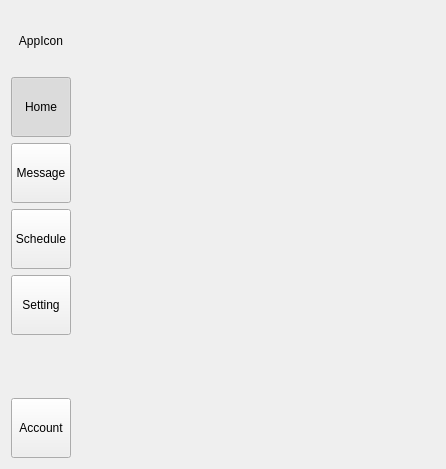
<?xml version="1.0" encoding="UTF-8"?>
<ui version="4.0">
 <class>Form</class>
 <widget class="QWidget" name="Form">
  <property name="geometry">
   <rect>
    <x>0</x>
    <y>0</y>
    <width>446</width>
    <height>469</height>
   </rect>
  </property>
  <property name="windowTitle">
   <string>Form</string>
  </property>
  <layout class="QGridLayout" name="gridLayout">
   <item row="0" column="2">
    <spacer name="horizontalSpacer">
     <property name="orientation">
      <enum>Qt::Horizontal</enum>
     </property>
     <property name="sizeHint" stdset="0">
      <size>
       <width>40</width>
       <height>20</height>
      </size>
     </property>
    </spacer>
   </item>
   <item row="0" column="0">
    <layout class="QVBoxLayout" name="verticalLayoutTop">
     <item>
      <widget class="QLabel" name="labelAppIcon">
       <property name="minimumSize">
        <size>
         <width>60</width>
         <height>60</height>
        </size>
       </property>
       <property name="maximumSize">
        <size>
         <width>60</width>
         <height>60</height>
        </size>
       </property>
       <property name="layoutDirection">
        <enum>Qt::LeftToRight</enum>
       </property>
       <property name="text">
        <string>AppIcon</string>
       </property>
       <property name="alignment">
        <set>Qt::AlignCenter</set>
       </property>
      </widget>
     </item>
     <item>
      <widget class="QPushButton" name="pushButtonHome">
       <property name="minimumSize">
        <size>
         <width>60</width>
         <height>60</height>
        </size>
       </property>
       <property name="maximumSize">
        <size>
         <width>60</width>
         <height>60</height>
        </size>
       </property>
       <property name="text">
        <string>Home</string>
       </property>
       <property name="checkable">
        <bool>true</bool>
       </property>
       <property name="checked">
        <bool>true</bool>
       </property>
      </widget>
     </item>
     <item>
      <widget class="QPushButton" name="pushButtonMessage">
       <property name="minimumSize">
        <size>
         <width>60</width>
         <height>60</height>
        </size>
       </property>
       <property name="maximumSize">
        <size>
         <width>60</width>
         <height>60</height>
        </size>
       </property>
       <property name="text">
        <string>Message</string>
       </property>
       <property name="checkable">
        <bool>true</bool>
       </property>
      </widget>
     </item>
     <item>
      <widget class="QPushButton" name="pushButtonSchedule">
       <property name="minimumSize">
        <size>
         <width>60</width>
         <height>60</height>
        </size>
       </property>
       <property name="maximumSize">
        <size>
         <width>60</width>
         <height>60</height>
        </size>
       </property>
       <property name="text">
        <string>Schedule</string>
       </property>
       <property name="checkable">
        <bool>true</bool>
       </property>
      </widget>
     </item>
     <item>
      <widget class="QPushButton" name="pushButtonSetting">
       <property name="minimumSize">
        <size>
         <width>60</width>
         <height>60</height>
        </size>
       </property>
       <property name="maximumSize">
        <size>
         <width>60</width>
         <height>60</height>
        </size>
       </property>
       <property name="text">
        <string>Setting</string>
       </property>
       <property name="checkable">
        <bool>true</bool>
       </property>
      </widget>
     </item>
     <item>
      <spacer name="verticalSpacerTop">
       <property name="orientation">
        <enum>Qt::Vertical</enum>
       </property>
       <property name="sizeHint" stdset="0">
        <size>
         <width>20</width>
         <height>40</height>
        </size>
       </property>
      </spacer>
     </item>
    </layout>
   </item>
   <item row="2" column="0">
    <layout class="QVBoxLayout" name="verticalLayoutBottom">
     <item>
      <spacer name="verticalSpacerBottom">
       <property name="orientation">
        <enum>Qt::Vertical</enum>
       </property>
       <property name="sizeHint" stdset="0">
        <size>
         <width>20</width>
         <height>40</height>
        </size>
       </property>
      </spacer>
     </item>
     <item>
      <widget class="QPushButton" name="pushButtonAccount">
       <property name="minimumSize">
        <size>
         <width>60</width>
         <height>60</height>
        </size>
       </property>
       <property name="maximumSize">
        <size>
         <width>60</width>
         <height>60</height>
        </size>
       </property>
       <property name="text">
        <string>Account</string>
       </property>
       <property name="checkable">
        <bool>true</bool>
       </property>
      </widget>
     </item>
    </layout>
   </item>
  </layout>
 </widget>
 <resources/>
 <connections/>
</ui>
